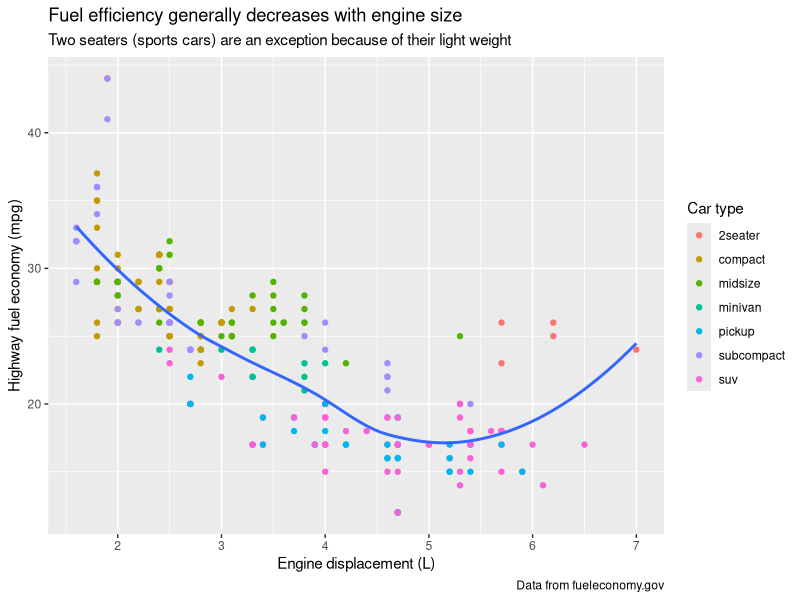
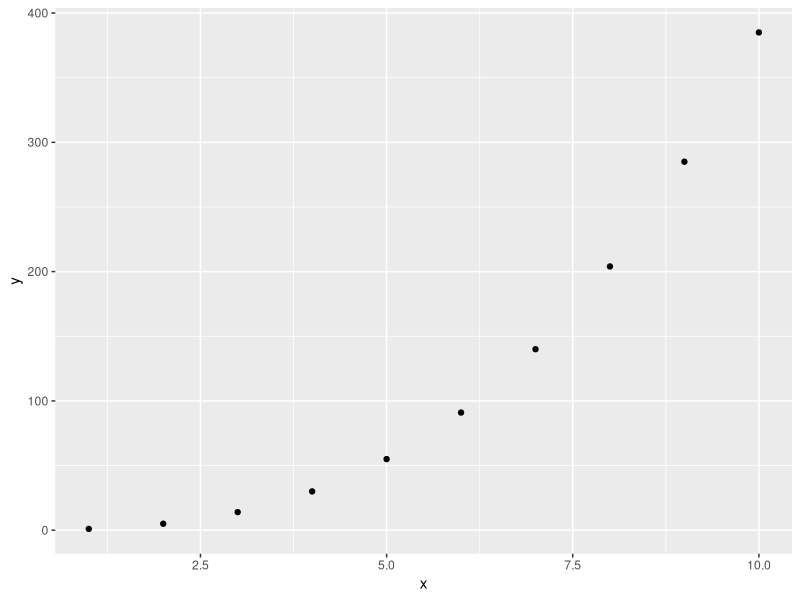
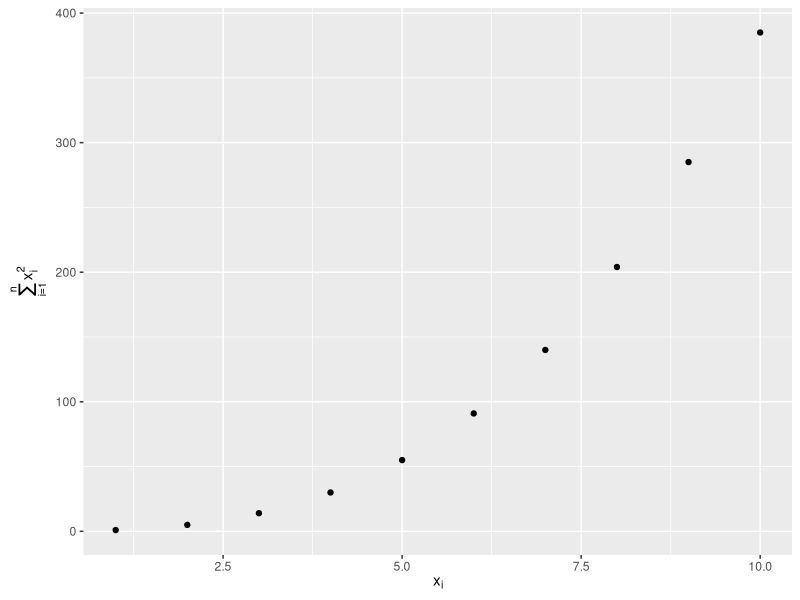
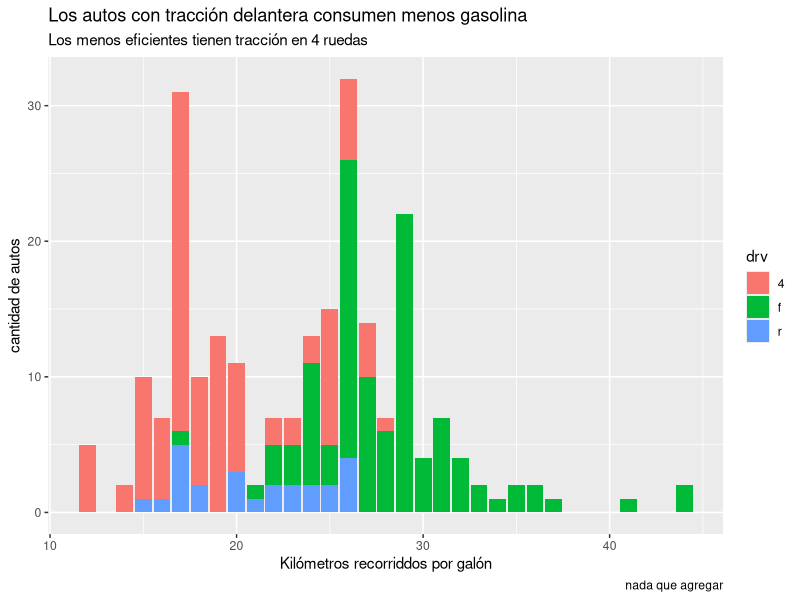
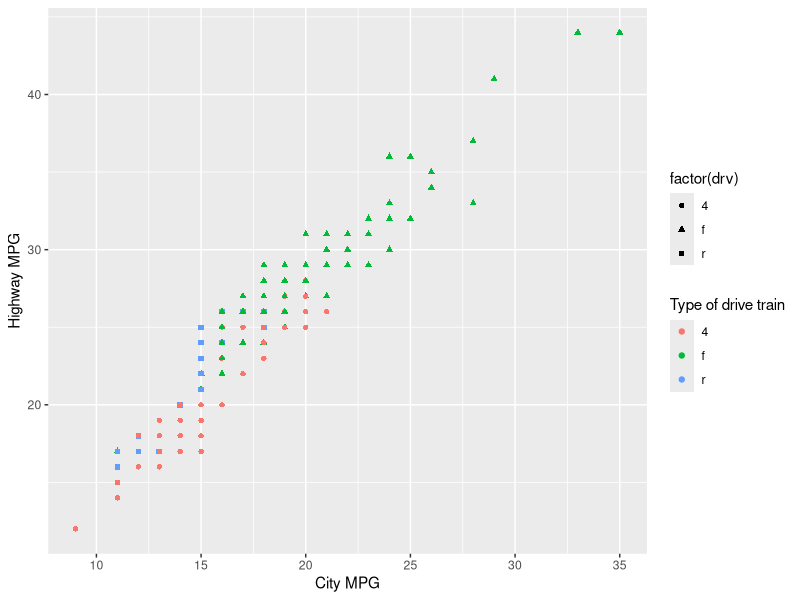

Reproduce these figures in R, in order. (Note: this script raises an error after producing the figures.)
#####################################
###                               ###
###         Capítulo 11           ###
###        Comunicación           ###
###                               ###
#####################################

library(tidyverse)
library(scales)
library(ggrepel)
library(patchwork)

ggplot(mpg, aes(x = displ, y = hwy)) +
  geom_point(aes(color = class)) +
  geom_smooth(se = FALSE) +
  labs(
    x = "Engine displacement (L)",
    y = "Highway fuel economy (mpg)",
    color = "Car type",
    title = "Fuel efficiency generally decreases with engine size",
    subtitle = "Two seaters (sports cars) are an exception because of their light weight",
    caption = "Data from fueleconomy.gov"
  )

df <- tibble(
  x = 1:10,
  y = cumsum(x^2)
)
ggplot(df, aes(x, y)) +
  geom_point()
# Cambiar las cadenas de texto a ecuaciones matemáticas con la función
# quote()
ggplot(df, aes(x, y)) +
  geom_point() +
  labs(
    x = quote(x[i]),
    y = quote(sum(x[i] ^ 2, i == 1, n))
  )

########################
###
### 11.2.1 Ejercicios
###
########################

# 1. Create one plot on the fuel economy data with customized title, 
# subtitle, caption, x, y, and color labels.

ggplot(mpg, aes(x = hwy, fill = drv)) +
  geom_bar() +
  labs(
    title = "Los autos con tracción delantera consumen menos gasolina",
    subtitle = "Los menos eficientes tienen tracción en 4 ruedas",
    x = "Kilómetros recorriddos por galón",
    y = "cantidad de autos",
    color = "tipo de tracción",
    caption = "nada que agregar"
  )

# 2. Recree el siguiente gráfico con los datos de consumo de 
# combustible. Tenga en cuenta que tanto el color como la forma de 
# los puntos varían según el tipo de transmisión.
ggplot(mpg, aes(x = cty, y = hwy, shape = factor(drv))) +
  geom_point(aes(color = drv)) +
  labs(
    x = "City MPG",
    y = "Highway MPG",
    color = "Type of drive train"
  )

# 3. Tome un gráfico exploratorio que haya creado en el último mes 
# y agréguele títulos informativos para que sea más fácil de 
# entender para otros.
ggplot(smaller, aes(x = carat, y = price)) +
  geom_boxplot(aes(group = cut_width(carat, 0.1))) +
  labs(
    title = "Los diamantes de mayor peso cuestan más",
    subtitle = "Aunque hay variaciones",
    x = "peso",
    y = " precio"
  )

# Crea una tabla con los mayores motores en cada tipo de tracción
label_info <- mpg |>
  group_by(drv) |> # se agrupa por tracción (drv)
  arrange(desc(displ)) |> # Esto ordena en descendente
  slice_head(n = 1) |> # se escoge sólo uno (el mayor)
  mutate(
    drive_type = case_when( # se crea una nueva variable drive_type
      drv == "f" ~ "front-wheel drive",
      drv == "r" ~ "rear-wheel drive",
      drv == "4" ~ "4-wheel drive"
    )
  ) |>
  select(displ, hwy, drv, drive_type) # son las variables que se muestran

label_info # Produce:
# A tibble: 3 × 4
# Groups:   drv [3]
#  displ   hwy drv   drive_type       
#  <dbl> <int> <chr> <chr>            
#1   6.5    17 4     4-wheel drive    
#2   5.3    25 f     front-wheel drive
#3   7      24 r     rear-wheel drive 

# Se crea un diagrama de dispersión con las leyendas drive_type
ggplot(mpg, aes(x = displ, y = hwy, color = drv)) +
  geom_point(alpha = 0.3) + # con transparencia
  geom_smooth(se = FALSE) + # sin error standar 
  geom_text(
    data = label_info, # Aquí va la nueva tabla
    aes(x = displ, y = hwy, label = drive_type),
    fontface = "bold", size = 5, hjust = "right", vjust = "bottom"
  ) +
  theme(legend.position = "none") # desactiva todas las leyendas

# geom_label_repel() ajusta automaticamente las etiquetas para que 
# no se superpongan 
ggplot(mpg, aes(x = displ, y = hwy, color = drv)) +
  geom_point(alpha = 0.3) +
  geom_smooth(se = FALSE) +
  ggrepel::geom_label_repel(
    data = label_info, 
    aes(x = displ, y = hwy, label = drive_type),
    fontface = "bold", size = 5, nudge_y = 2
  ) +
  theme(legend.position = "none")

# Selecciono los valores atípicos potenciales que recorren más de 40 
# o más de 20 siempre que el motor sea mayor a 5.0
potential_outliers <- mpg |>
  filter(hwy > 40 | (hwy > 20 & displ > 5))
potential_outliers # produce:
# A tibble: 9 × 11
#  manufacturer model      displ  year   cyl trans drv     cty   hwy fl   
#  <chr>        <chr>      <dbl> <int> <int> <chr> <chr> <int> <int> <chr>
#1 chevrolet    corvette     5.7  1999     8 manu… r        16    26 p    
#2 chevrolet    corvette     5.7  1999     8 auto… r        15    23 p    
#3 chevrolet    corvette     6.2  2008     8 manu… r        16    26 p    
#4 chevrolet    corvette     6.2  2008     8 auto… r        15    25 p 

# Muestra un diagrama de dispersión con los textos de los modelos
# con potenciales valores atípicos para hwy y disp
ggplot(mpg, aes(x = displ, y = hwy)) +
  geom_point() +
  # geom_text_repel usa dos parámetros: data que son los valores de la
  # base de datos a los que se aplicará un texto; y la estética que
  # indica cual texto se podrá en los valores de la base de datos
  ggrepel::geom_text_repel(data = potential_outliers, aes(label = model)) +
  # Crea un círculo rojo en los potenciales valores atípicos
  geom_point(data = potential_outliers, color = "red") +
  geom_point(
    data = potential_outliers,
    # Crea un círculo rojo dentro de los círculos rojos
    color = "red", size = 3, shape = "circle open"
  )

# Se crea un texto y se usa str_wrap para poner un salto de línea
# al llegar al caracter 30
trend_text <- "Larger engine sizes tend to have lower fuel economy." |>
  str_wrap(width = 30)
trend_text # Produce:
"Larger engine sizes tend to\nhave lower fuel economy."
# Crea un diagrama de dispersión que muestra que los carros con 
# grandes motores consumen más gasolina pues recorren menos kms por
# galón. En este gráfico se crean anotaciones con la función annotate
ggplot(mpg, aes(x = displ, y = hwy)) +
  geom_point() +
  annotate(
    geom = "label", x = 3.5, y = 38, # parece que"label" se refiere a texto
    label = trend_text, # Este es el texto que ya creé antes
    hjust = "left", color = "red"
  ) +
  annotate(
    geom = "segment", # parece que "segment" se refiere a gráficos
    x = 3, y = 35, xend = 5, yend = 25, color = "red",
    arrow = arrow(type = "closed")
  )
# Mi versión
ggplot(mpg, aes(x = displ, y = hwy)) +
  geom_point() +
  annotate(
    geom = "label", x = 4, y = 38, # parece que"label" se refiere a texto
    label = "hola mundo", # Este es el texto que ya creé antes
    hjust = "right", color = "green"
  ) +
  annotate(
    geom = "segment", # parece que "segment" se refiere a gráficos
    x = 1.75, y = 39, xend = 5, yend = 25, color = "blue",
    arrow = arrow(type = "closed")
  )

########################
###
### 11.3.1 Ejercicios
###
########################

# 1. Use geom_text() with infinite positions to place text at the four corners 
# of the plot.
ggplot(mpg, aes(cty, hwy)) +
  geom_point()
#
ggplot(mpg, aes(cty, hwy)) +
  geom_point() +
  theme_minimal() # cambia el fondo gris por blanco
# Muestra un diagrama de dispersión relacionando cty y hwy
p <- ggplot(mpg, aes(x = cty, y = hwy)) +
  geom_point(alpha = 0.6) +
  labs(title = "City vs Highway MPG") +
  theme_minimal() # Es para cambiar el fondo gris a blanco
# Añadimos textos en las 4 esquinas usando -Inf / Inf. -Inf se refiere
# a abajo y a la izquierda. Inf se refiere a arriba y a la derecha
p +
  geom_text(aes(x = -Inf, y = -Inf), label = "bottom-left", 
            hjust = -0.1, vjust = -0.1, size = 3.5) +
  geom_text(aes(x =  Inf, y = -Inf), label = "bottom-right", 
            hjust =  1.1, vjust = -0.1, size = 3.5) +
  geom_text(aes(x = -Inf, y =  Inf), label = "top-left", 
            hjust = -0.1, vjust =  1.1, size = 3.5) +
  geom_text(aes(x =  Inf, y =  Inf), label = "top-right", 
            hjust =  1.1, vjust =  1.1, size = 3.5)

# 2. Úsalo annotate()para añadir un punto geométrico en medio de 
# tu último gráfico sin tener que crear un tibble. Personaliza la 
# forma, el tamaño o el color del punto.
library(ggplot2)

ggplot(mpg, aes(x = cty, y = hwy)) +
  geom_point(alpha = 0.6) +
  annotate(
    geom = "point", # usa la geometría punto
    x = mean(mpg$cty), # calcula el promedio de la columna cty
    y = mean(mpg$hwy), # calcula el promedio de la columna hwy
    color = "red",
    shape = 8,   # forma: estrella
    size = 5     # tamaño del punto
  ) +
  theme_minimal()

# 3. ¿Cómo geom_text()interactúan las etiquetas con el facetado? 
# ¿Cómo se puede añadir una etiqueta a una sola faceta? ¿Cómo se 
# puede poner una etiqueta diferente en cada faceta? (Pista: Piensa 
# en el conjunto de datos que se está pasando a geom_text()).
# Crea 3 facetas, una para cada tipo de tracción.
p <- ggplot(mpg, aes(x = displ, y = hwy)) +
  geom_point() +
  facet_wrap(~ drv) +
  theme_minimal()
# Muestra 3 facetas
p
# # Muesta una etiqueta con el modelo de cada auto
p + geom_text(aes(label = model), size = 2, vjust = -0.5)
#
# Un tibble con una sola fila (solo facet "4")
label_data <- data.frame(
  drv = "4",
  displ = 6,
  hwy = 40,
  label = "Etiqueta solo en 4WD"
)
#label_data
# Muestra una etiqueta solo en la faceta de drv = "4"
p + 
  geom_text(data = label_data, aes(x = displ, y = hwy, label = label), 
            color = "red", size = 3)
# Entonces para poner un texto distinto en cada facet, creo un 
# pequeño dataset con una fila por cada drv. Así:
label_data2 <- data.frame(
  drv = c("f", "r", "4"),
  displ = c(2, 5, 6),
  hwy = c(40, 20, 30),
  label = c("Front", "Rear", "4WD")
)

p + 
  geom_text(data = label_data2, aes(x = displ, y = hwy, label = label), 
            color = "blue", size = 3)

# 4. ¿Qué argumentos para geom_label() controlar la apariencia del 
# cuadro de fondo?
?geom_label() # Creo que label.padding
ggplot(mpg, aes(x = displ, y = hwy)) +
  geom_point() +
  geom_label(aes(label = drv), 
             size = 3, 
             fill = "yellow", 
             color = "blue",
             label.size = 0.5, # ancho del borde
             label.r = unit(0.3, "lines"), # redondea bordes
             label.padding = unit(0.25, "lines") # espacio interior
             )

# 5. What are the four arguments to arrow()? How do they work? 
# Create a series of plots that demonstrate the most important 
# options.
?arrow()
library(ggplot2)
library(grid)  # necesario para unit()

df <- data.frame(x = 1, y = 1, xend = 5, yend = 5)
df # produce:
#  x y xend yend
#1 1 1    5    5
# Dibuja una línea diagonal con una flecha al final
ggplot(df) +
  geom_segment(aes(x = x, y = y, xend = xend, yend = yend),
               arrow = arrow()) +
  theme_minimal()
# Cambiar el ángulo de la punta
ggplot(df) +
  geom_segment(aes(x = x, y = y, xend = xend, yend = yend),
               arrow = arrow(angle = 15))
# Alarga la punta de la flecha
ggplot(df) +
  geom_segment(aes(x = x, y = y, xend = xend, yend = yend),
               arrow = arrow(length = unit(0.8, "inches")))
# Mostrar flechas en ambos extremos de la punta
ggplot(df) +
  geom_segment(aes(x = x, y = y, xend = xend, yend = yend),
               arrow = arrow(ends = "both"))
# Mostrar la punta rellena con "closed". "open" es predeterminado
# sólo para contorno
ggplot(df) +
  geom_segment(aes(x = x, y = y, xend = xend, yend = yend),
               arrow = arrow(type = "closed"))
